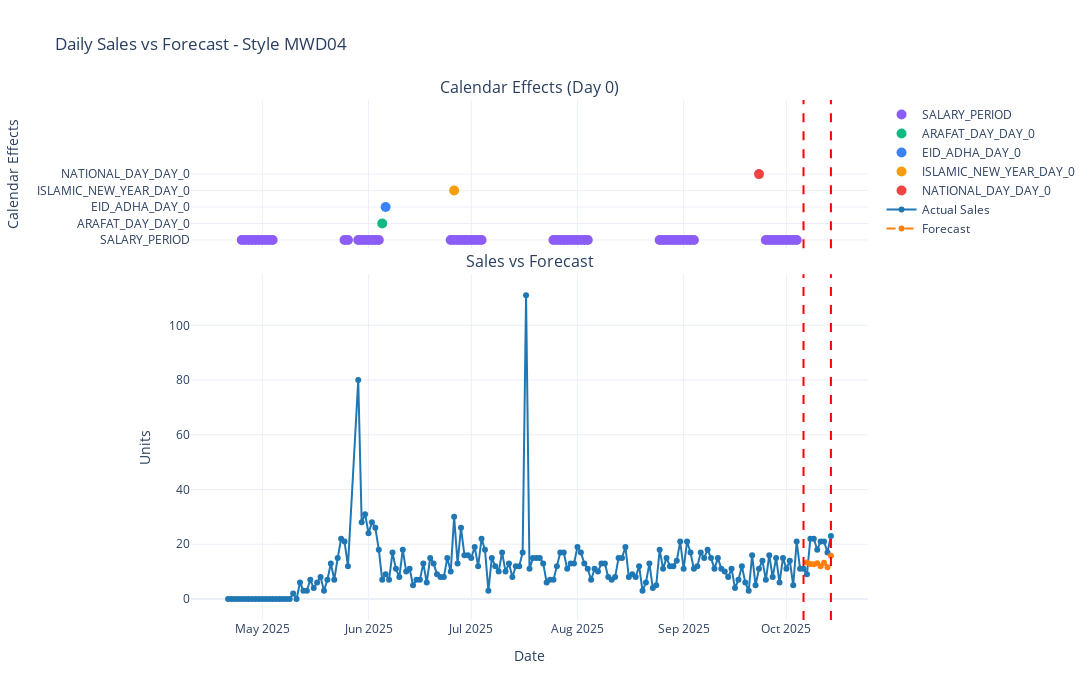

The notebook cell saved with this chart:
### Code cell
# Example usage
SELECTED_STYLE = "MWD04" 
pdf_product, plot = FEVAL.plot_product_details_daily_short(validation_data, SELECTED_STYLE, products_df=products, EVALUATION_START_DATE=EVALUATION_START_DATE, EVALUATION_END_DATE=EVALUATION_END_DATE)
plot.show()

### Figure 1 — Plotly figure (JSON) as saved in the notebook; plotly's stock layout.template omitted (floating-point values rounded to 4 significant figures; data arrays with more than 128 entries replaced by an {"elided": "..."} marker saying what was removed)
{"data": [{"marker": {"color": "#8B5CF6", "size": 10}, "mode": "markers", "name": "SALARY_PERIOD", "showlegend": true, "type": "scatter", "x": ["2025-04-25T00:00:00", "2025-04-26T00:00:00", "2025-04-27T00:00:00", "2025-04-28T00:00:00", "2025-04-29T00:00:00", "2025-04-30T00:00:00", "2025-05-01T00:00:00", "2025-05-02T00:00:00", "2025-05-03T00:00:00", "2025-05-04T00:00:00", "2025-05-25T00:00:00", "2025-05-26T00:00:00", "2025-05-29T00:00:00", "2025-05-30T00:00:00", "2025-05-31T00:00:00", "2025-06-01T00:00:00", "2025-06-02T00:00:00", "2025-06-03T00:00:00", "2025-06-04T00:00:00", "2025-06-25T00:00:00", "2025-06-26T00:00:00", "2025-06-27T00:00:00", "2025-06-28T00:00:00", "2025-06-29T00:00:00", "2025-06-30T00:00:00", "2025-07-01T00:00:00", "2025-07-02T00:00:00", "2025-07-03T00:00:00", "2025-07-04T00:00:00", "2025-07-25T00:00:00", "2025-07-26T00:00:00", "2025-07-27T00:00:00", "2025-07-28T00:00:00", "2025-07-29T00:00:00", "2025-07-30T00:00:00", "2025-07-31T00:00:00", "2025-08-01T00:00:00", "2025-08-02T00:00:00", "2025-08-03T00:00:00", "2025-08-04T00:00:00", "2025-08-25T00:00:00", "2025-08-26T00:00:00", "2025-08-27T00:00:00", "2025-08-28T00:00:00", "2025-08-29T00:00:00", "2025-08-30T00:00:00", "2025-08-31T00:00:00", "2025-09-01T00:00:00", "2025-09-02T00:00:00", "2025-09-03T00:00:00", "2025-09-04T00:00:00", "2025-09-25T00:00:00", "2025-09-26T00:00:00", "2025-09-27T00:00:00", "2025-09-28T00:00:00", "2025-09-29T00:00:00", "2025-09-30T00:00:00", "2025-10-01T00:00:00", "2025-10-02T00:00:00", "2025-10-03T00:00:00", "2025-10-04T00:00:00"], "xaxis": "x", "y": [1, 1, 1, 1, 1, 1, 1, 1, 1, 1, 1, 1, 1, 1, 1, 1, 1, 1, 1, 1, 1, 1, 1, 1, 1, 1, 1, 1, 1, 1, 1, 1, 1, 1, 1, 1, 1, 1, 1, 1, 1, 1, 1, 1, 1, 1, 1, 1, 1, 1, 1, 1, 1, 1, 1, 1, 1, 1, 1, 1, 1], "yaxis": "y"}, {"marker": {"color": "#10B981", "size": 10}, "mode": "markers", "name": "ARAFAT_DAY_DAY_0", "showlegend": true, "type": "scatter", "x": ["2025-06-05T00:00:00"], "xaxis": "x", "y": [2], "yaxis": "y"}, {"marker": {"color": "#3B82F6", "size": 10}, "mode": "markers", "name": "EID_ADHA_DAY_0", "showlegend": true, "type": "scatter", "x": ["2025-06-06T00:00:00"], "xaxis": "x", "y": [3], "yaxis": "y"}, {"marker": {"color": "#F59E0B", "size": 10}, "mode": "markers", "name": "ISLAMIC_NEW_YEAR_DAY_0", "showlegend": true, "type": "scatter", "x": ["2025-06-26T00:00:00"], "xaxis": "x", "y": [4], "yaxis": "y"}, {"marker": {"color": "#EF4444", "size": 10}, "mode": "markers", "name": "NATIONAL_DAY_DAY_0", "showlegend": true, "type": "scatter", "x": ["2025-09-23T00:00:00"], "xaxis": "x", "y": [5], "yaxis": "y"}, {"line": {"color": "#1f77b4", "width": 2}, "marker": {"size": 6}, "mode": "lines+markers", "name": "Actual Sales", "type": "scatter", "x": {"elided": "175 str values"}, "xaxis": "x2", "y": {"elided": "175 int values"}, "yaxis": "y2"}, {"line": {"color": "#ff7f0e", "dash": "dash", "width": 2}, "marker": {"size": 6}, "mode": "lines+markers", "name": "Forecast", "type": "scatter", "x": {"elided": "175 str values"}, "xaxis": "x2", "y": {"elided": "175 float values"}, "yaxis": "y2"}], "layout": {"annotations": [{"font": {"size": 16}, "showarrow": false, "text": "Calendar Effects (Day 0)", "x": 0.5, "xanchor": "center", "xref": "paper", "y": 1, "yanchor": "bottom", "yref": "paper"}, {"font": {"size": 16}, "showarrow": false, "text": "Sales vs Forecast", "x": 0.5, "xanchor": "center", "xref": "paper", "y": 0.665, "yanchor": "bottom", "yref": "paper"}], "height": 700, "legend": {"orientation": "v", "x": 1.02, "xanchor": "left", "y": 1, "yanchor": "top"}, "shapes": [{"line": {"color": "#ff0000", "dash": "dash", "width": 2}, "type": "line", "x0": "2025-10-06T00:00:00", "x1": "2025-10-06T00:00:00", "xref": "x", "y0": 0, "y1": 1, "yref": "y domain"}, {"line": {"color": "#ff0000", "dash": "dash", "width": 2}, "type": "line", "x0": "2025-10-14T00:00:00", "x1": "2025-10-14T00:00:00", "xref": "x", "y0": 0, "y1": 1, "yref": "y domain"}, {"line": {"color": "#ff0000", "dash": "dash", "width": 2}, "type": "line", "x0": "2025-10-06T00:00:00", "x1": "2025-10-06T00:00:00", "xref": "x2", "y0": 0, "y1": 1, "yref": "y2 domain"}, {"line": {"color": "#ff0000", "dash": "dash", "width": 2}, "type": "line", "x0": "2025-10-14T00:00:00", "x1": "2025-10-14T00:00:00", "xref": "x2", "y0": 0, "y1": 1, "yref": "y2 domain"}], "title": {"text": "Daily Sales vs Forecast - Style MWD04"}, "width": 1400, "xaxis": {"anchor": "y", "domain": [0, 1], "matches": "x2", "showticklabels": false}, "xaxis2": {"anchor": "y2", "domain": [0, 1], "title": {"text": "Date"}}, "yaxis": {"anchor": "x", "domain": [0.715, 1], "range": [0.5, 9.5], "ticktext": ["SALARY_PERIOD", "ARAFAT_DAY_DAY_0", "EID_ADHA_DAY_0", "ISLAMIC_NEW_YEAR_DAY_0", "NATIONAL_DAY_DAY_0"], "tickvals": [1, 2, 3, 4, 5], "title": {"text": "Calendar Effects"}}, "yaxis2": {"anchor": "x2", "domain": [0, 0.665], "title": {"text": "Units"}}}}
